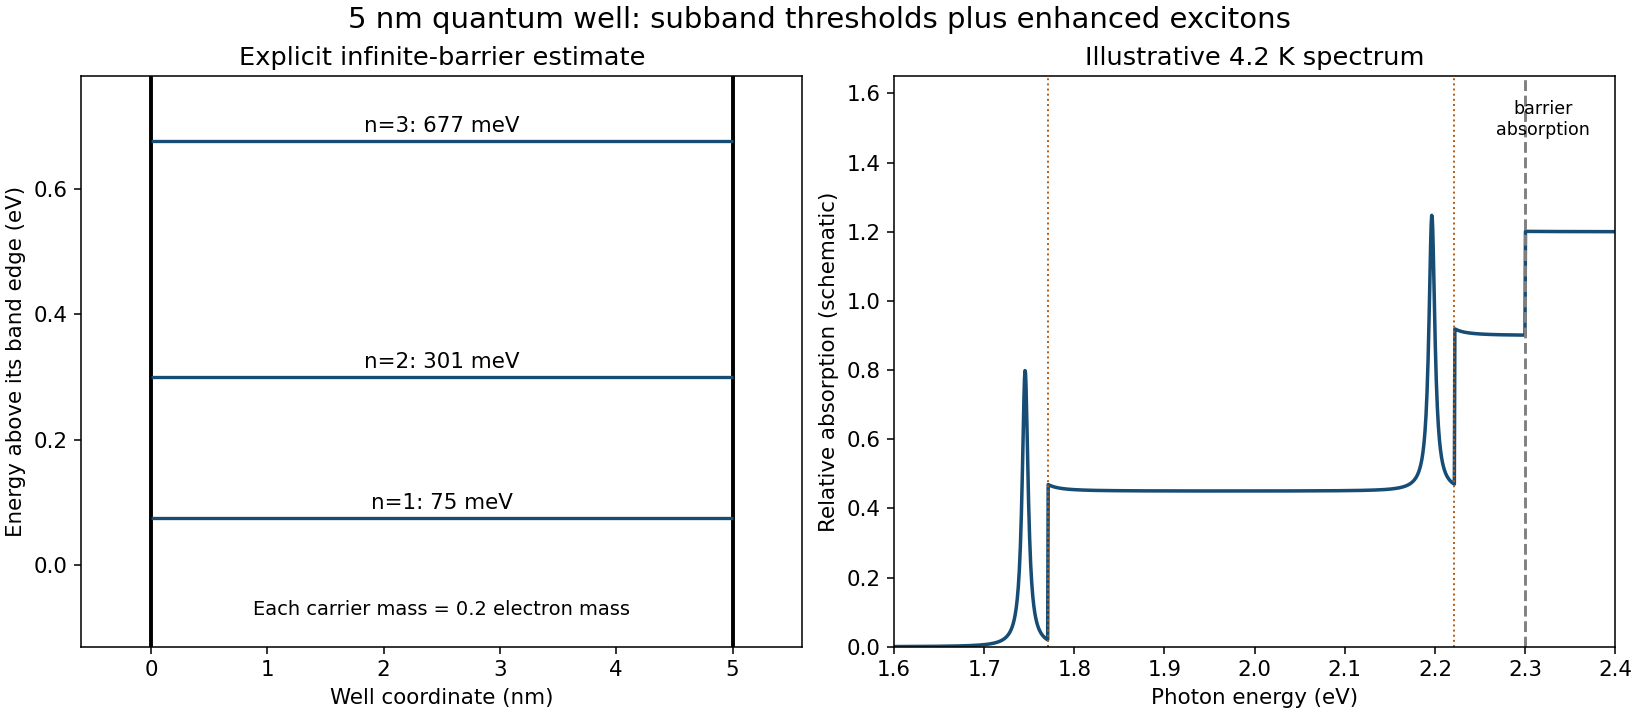

Generate this figure with Python:
from pathlib import Path
import numpy as np
import matplotlib
matplotlib.use("Agg")
import matplotlib.pyplot as plt
from matplotlib.patches import Rectangle, Circle, Polygon
plt.rcParams.update({"font.size":11,"font.family":"DejaVu Sans","figure.facecolor":"white","axes.facecolor":"white","savefig.facecolor":"white"})

fig,axs=plt.subplots(1,2,figsize=(11.7,5.1),layout='constrained')
ax=axs[0];ax.axvline(0,color='black',lw=2);ax.axvline(5,color='black',lw=2)
for n,E in [(1,.075206),(2,.300824),(3,.676854)]:ax.hlines(E,0,5,color='#174c75',lw=1.7);ax.text(2.5,E+.014,f'n={n}: {1000*E:.0f} meV',ha='center',fontsize=11)
ax.text(2.5,-.08,'Each carrier mass = 0.2 electron mass',ha='center',fontsize=10)
ax.set(xlim=(-.6,5.6),ylim=(-.13,.78),xlabel='Well coordinate (nm)',ylabel='Energy above its band edge (eV)',title='Explicit infinite-barrier estimate')
ax=axs[1];E=np.linspace(1.6,2.4,1400);edges=[1.770412,2.221648];spectrum=np.zeros_like(E)
for edge in edges:spectrum+=np.where(E>edge,.45,0)+.8/(1+((E-(edge-.025))/.004)**2)
spectrum+=np.where(E>2.3,.3,0);ax.plot(E,spectrum,color='#174c75',lw=1.8)
for edge in edges:ax.axvline(edge,color='#b35b15',ls=':',lw=1)
ax.axvline(2.3,color='gray',ls='--');ax.text(2.32,1.48,'barrier\nabsorption',fontsize=9,ha='center');ax.set(xlim=(1.6,2.4),ylim=(0,1.65),xlabel='Photon energy (eV)',ylabel='Relative absorption (schematic)',title='Illustrative 4.2 K spectrum')
fig.suptitle('5 nm quantum well: subband thresholds plus enhanced excitons',fontsize=15)
fig.savefig(Path.cwd()/Path(__file__).with_suffix('.png').name,dpi=140,transparent=False)
